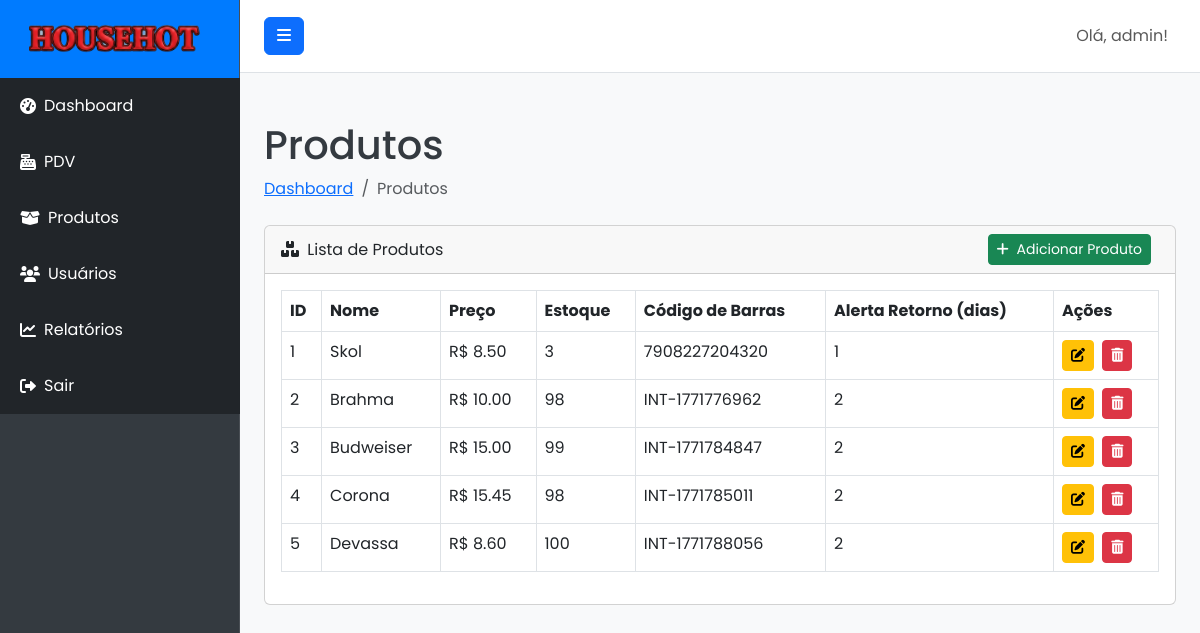
Before: /products (signed in) with the older database file.
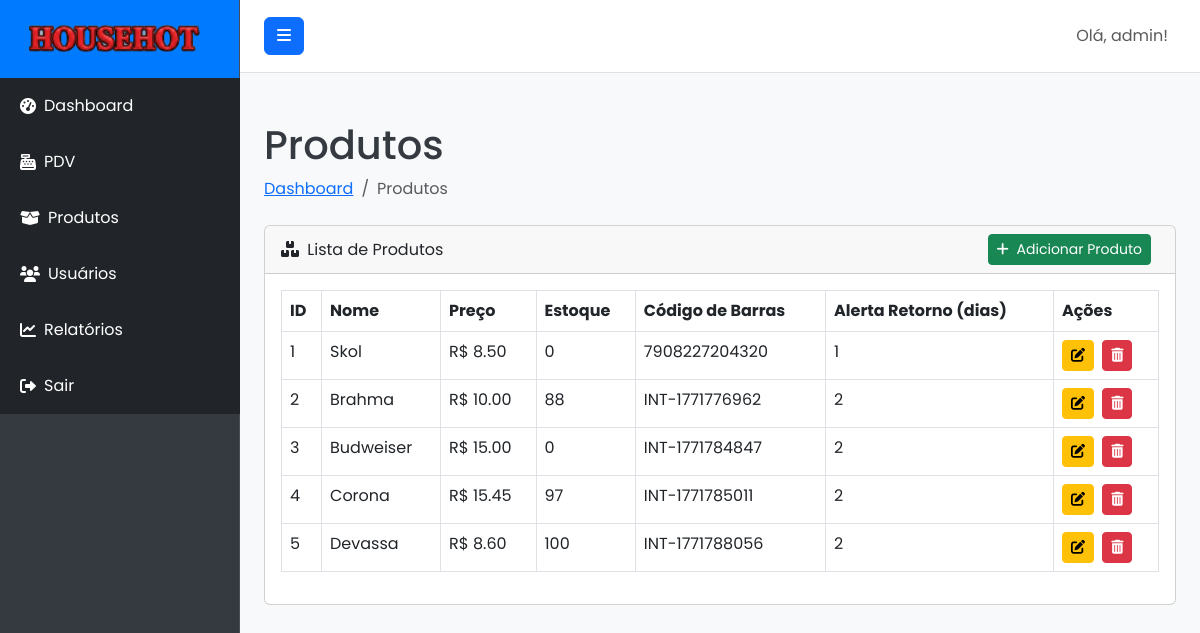
After: the same page with the newer database file.
### models.py (models this page shows, shortened)
class User(UserMixin, db.Model):
    __tablename__ = 'users'
    id = db.Column(db.Integer, primary_key=True)
    username = db.Column(db.String(80), unique=True, nullable=False)
    email = db.Column(db.String(120), unique=True, nullable=False)
    password_hash = db.Column(db.String(255), nullable=False)
    role = db.Column(db.String(20), default='user', nullable=False)
    created_at = db.Column(db.DateTime, default=datetime.utcnow)
    sales = db.relationship('Sale', backref='operator', lazy=True)
    def is_admin(self):
        return self.role == 'admin'

class Product(db.Model):
    __tablename__ = 'products'
    id = db.Column(db.Integer, primary_key=True)
    name = db.Column(db.String(120), nullable=False)
    description = db.Column(db.Text, nullable=True)
    price = db.Column(db.Float, nullable=False)
    stock = db.Column(db.Integer, default=0, nullable=False)
    barcode = db.Column(db.String(100), unique=True, nullable=True)
    return_alert_days = db.Column(db.Integer, nullable=True)
    created_at = db.Column(db.DateTime, default=datetime.utcnow)
    sale_items = db.relationship('SaleItem', backref='product', lazy=True)

### routes.py (the view)
@main_bp.route('/products')
@admin_required
def products():
    return render_template('products.html', products=Product.query.all())

### app.py (called while the page is built)
def create_app():
    app = Flask(__name__)
    app.config.from_object(Config)
    db.init_app(app)
    login_manager.init_app(app)
    migrate.init_app(app, db)
    login_manager.login_view = 'main.login'
    @login_manager.user_loader
    def load_user(user_id):
        return User.query.get(int(user_id))
    app.register_blueprint(main_bp)
    with app.app_context():
        db.create_all()
        if not User.query.filter_by(username='admin').first():
            admin_user = User(username='admin', email='admin@pdv.com', role='admin')
            admin_user.set_password('admin123')
            db.session.add(admin_user)
            db.session.commit()
            print("Usuário administrador 'admin' criado com sucesso!")
    return app

### routes.py (called while the page is built)
def admin_required(f):
    @wraps(f)
    @login_required
    def decorated_function(*args, **kwargs):
        if not current_user.is_admin():
            flash('Você não tem permissão para acessar esta página.', 'danger')
            return redirect(url_for('main.dashboard'))
        return f(*args, **kwargs)
    return decorated_function

### templates/products.html (shortened to what this page needs)
{% extends "base.html" %}
{% block content %}
<div class="container-fluid">
    <h1 class="mt-4">Produtos</h1>
    <ol class="breadcrumb mb-4">
        <li class="breadcrumb-item"><a href="{{ url_for('main.dashboard') }}">Dashboard</a></li>
        <li class="breadcrumb-item active">Produtos</li>
    </ol>
    <div class="card mb-4">
        <div class="card-header d-flex justify-content-between align-items-center">
            <div>
                <i class="fas fa-boxes me-1"></i>
                Lista de Produtos
            </div>
            <div>
                <a href="{{ url_for('main.add_product') }}" class="btn btn-success btn-sm me-2">
                    <i class="fas fa-plus me-1"></i> Adicionar Produto
                </a>
            </div>
        </div>
        <div class="card-body">
            <div class="table-responsive">
                <table class="table table-bordered" id="productsTable" width="100%" cellspacing="0">
                    <thead>
                        <tr>
                            <th>ID</th>
                            <th>Nome</th>
                            <th>Preço</th>
                            <th>Estoque</th>
                            <th>Código de Barras</th>
                            <th>Alerta Retorno (dias)</th>
                            <th>Ações</th>
                        </tr>
                    </thead>
                    <tbody>
                        {% for product in products %}
                        <tr>
                            <td>{{ product.id }}</td>
                            <td>{{ product.name }}</td>
                            <td>R$ {{ "%.2f"|format(product.price) }}</td>
                            <td>{{ product.stock }}</td>
                            <td>{{ product.barcode if product.barcode else 'N/A' }}</td>
                            <td>{{ product.return_alert_days if product.return_alert_days is not none else 'N/A' }}</td>
                            <td>
                                <a href="{{ url_for('main.edit_product', product_id=product.id) }}" class="btn btn-warning btn-sm me-1">
                                    <i class="fas fa-edit"></i>
                                </a>
                                <form action="{{ url_for('main.delete_product', product_id=product.id) }}" method="POST" class="d-inline">
                                    <button type="submit" class="btn btn-danger btn-sm" onclick="return confirm('Tem certeza que deseja excluir este produto?');">
                                        <i class="fas fa-trash-alt"></i>
                                    </button>
                                </form>
                            </td>
                        </tr>
                        {% endfor %}
                    </tbody>
                </table>
            </div>
        </div>
    </div>
</div>
{% endblock %}

### templates/base.html (shortened to what this page needs)
<!DOCTYPE html>
<html lang="pt-br">
<head>
    <link href="https://cdn.jsdelivr.net/npm/bootstrap@5.3.0/dist/css/bootstrap.min.css" rel="stylesheet">
    <link rel="stylesheet" href="https://cdnjs.cloudflare.com/ajax/libs/font-awesome/6.0.0-beta3/css/all.min.css">
    <link rel="stylesheet" href="{{ url_for('static', filename='css/style.css') }}">
</head>
<body>
    <div class="d-flex" id="wrapper">
        <div class="bg-dark border-right" id="sidebar-wrapper">
            <div class="sidebar-heading text-white text-center py-4 fs-4 fw-bold">
                <img src="{{ url_for('static', filename='img/logo.png') }}" alt="Logo" class="me-2" style="height: 30px;">
            </div>
            <div class="list-group list-group-flush">
                <a href="{{ url_for('main.dashboard') }}" class="list-group-item list-group-item-action bg-dark text-white">
                    <i class="fas fa-tachometer-alt me-2"></i> Dashboard
                </a>
                <a href="{{ url_for('main.pdv') }}" class="list-group-item list-group-item-action bg-dark text-white">
                    <i class="fas fa-cash-register me-2"></i> PDV
                </a>
                {% if current_user.is_authenticated and current_user.is_admin() %}
                <a href="{{ url_for('main.products') }}" class="list-group-item list-group-item-action bg-dark text-white">
                    <i class="fas fa-box-open me-2"></i> Produtos
                </a>
                <a href="{{ url_for('main.users') }}" class="list-group-item list-group-item-action bg-dark text-white">
                    <i class="fas fa-users me-2"></i> Usuários
                </a>
                <a href="{{ url_for('main.reports') }}" class="list-group-item list-group-item-action bg-dark text-white">
                    <i class="fas fa-chart-line me-2"></i> Relatórios
                </a>
                {% endif %}
                <a href="{{ url_for('main.logout') }}" class="list-group-item list-group-item-action bg-dark text-white">
                    <i class="fas fa-sign-out-alt me-2"></i> Sair
                </a>
            </div>
        </div>
        <div id="page-content-wrapper">
            <nav class="navbar navbar-expand-lg navbar-light bg-light border-bottom">
                <button class="btn btn-primary" id="menu-toggle">
                    <i class="fas fa-bars"></i>
                </button>
                <div class="collapse navbar-collapse" id="navbarSupportedContent">
                    <ul class="navbar-nav ms-auto mt-2 mt-lg-0">
                        <li class="nav-item active">
                            <a class="nav-link" href="#">Olá, {{ current_user.username }}!</a>
                        </li>
                    </ul>
                </div>
            </nav>
            <div class="container-fluid py-4">
                {% block content %}{% endblock %}
            </div>
        </div>
        </div>
</body>
</html>

### static/css/style.css (style rules this page uses)
:root { --primary-color: #007bff; --secondary-color: #28a745; --info-color: #17a2b8; --warning-color: #ffc107; --danger-color: #dc3545; --background-light: #f8f9fa; --text-dark: #343a40; --text-light: #ffffff; --sidebar-bg: #343a40; --sidebar-link-hover: #0056b3; --sidebar-header-bg: var(--primary-color); --navbar-bg: #ffffff; --navbar-border-bottom: #e0e0e0; --card-bg: #ffffff; --card-shadow: 0 0.125rem 0.25rem rgba(0, 0, 0, 0.075); --login-bg-gradient-start: #007bff; --login-bg-gradient-end: #0056b3; --login-card-bg: rgba(255, 255, 255, 0.95); --login-card-shadow: 0 10px 25px rgba(0, 0, 0, 0.2); }
body { font-family: 'Poppins', sans-serif; background-color: var(--background-light); color: var(--text-dark); margin: 0; overflow-x: hidden; }
#wrapper { display: flex; width: 100%; align-items: stretch; }
#sidebar-wrapper { min-height: 100vh; width: 15rem; margin-left: 0; transition: margin .25s ease-out; background-color: var(--sidebar-bg) !important; border-right: 1px solid rgba(255, 255, 255, 0.1); flex-shrink: 0; }
#sidebar-wrapper .sidebar-heading { padding: 1.5rem 1.25rem; background-color: var(--sidebar-header-bg); display: flex; align-items: center; justify-content: center; }
#sidebar-wrapper .list-group { width: 15rem; }
#sidebar-wrapper .list-group-item { border: none; padding: 1rem 1.25rem; color: rgba(255, 255, 255, 0.7); background-color: transparent; text-decoration: none; display: flex; align-items: center; }
#page-content-wrapper { flex: 1; min-width: 0; width: 100%; }
.navbar { padding: 1rem 1.5rem; background-color: var(--navbar-bg) !important; border-bottom: 1px solid var(--navbar-border-bottom); }

Changed rows visible on the page:
changed Product "Skol": stock "3" → "0"
changed Product "Brahma": stock "98" → "88"
changed Product "Budweiser": stock "99" → "0"
changed Product "Corona": stock "98" → "97"
